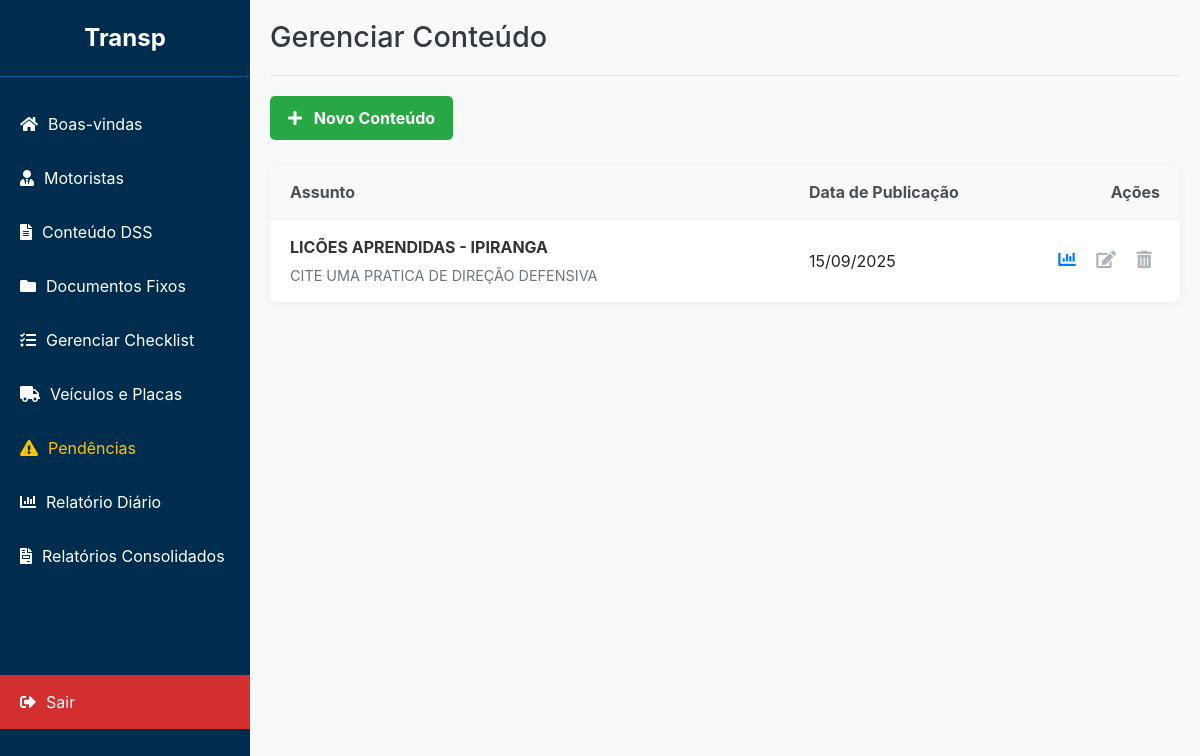
/admin/conteudo (signed in), run on an earlier commit of the app's database.
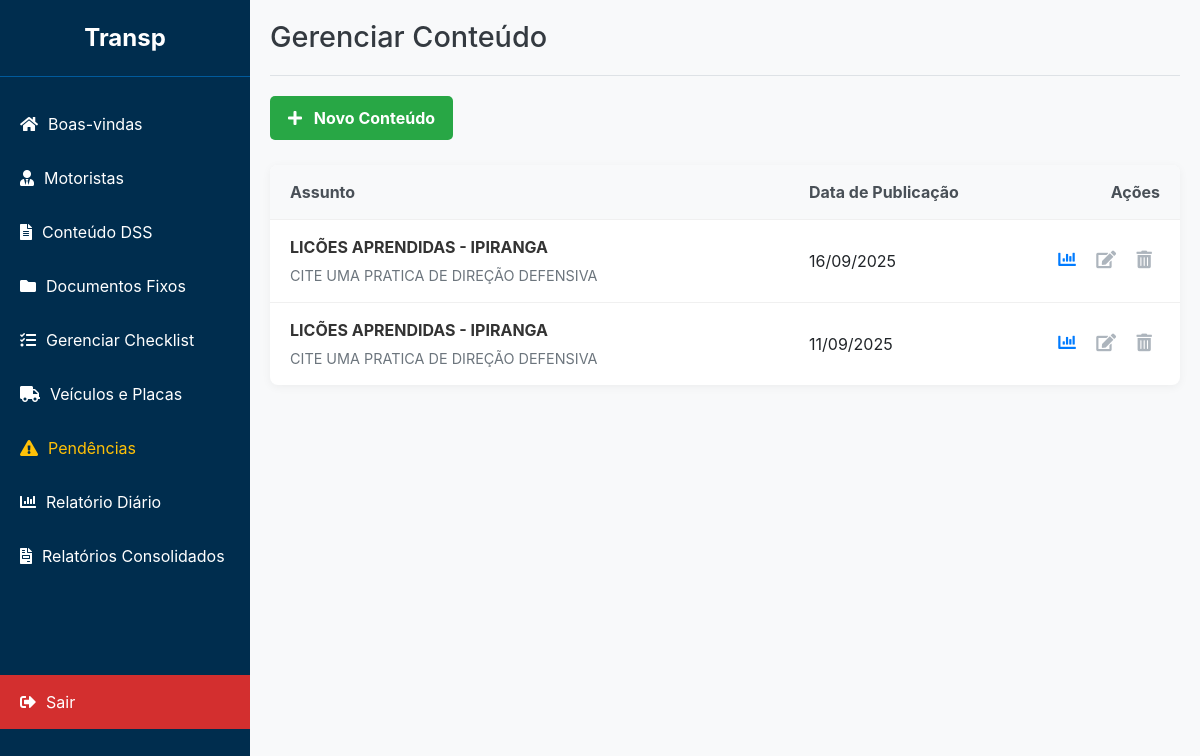
And on a later commit of the database.
### app/models.py (models this page shows)
class Conteudo(db.Model):
    id = db.Column(db.Integer, primary_key=True)
    data = db.Column(db.Date, nullable=False)
    assunto = db.Column(db.String(200), nullable=False)
    pergunta = db.Column(db.String(500), nullable=False)
    respostas = db.Column(db.Text)  # Armazena as opções de resposta, separadas por vírgula
    resposta_correta = db.Column(db.String(100), nullable=False)
    tipo_recurso = db.Column(db.String(10), nullable=False, default='link') # 'link' ou 'arquivo'
    recurso_link = db.Column(db.String(500)) # URL do vídeo, caminho do arquivo, etc.
    assinaturas = db.relationship('Assinatura', backref='conteudo', lazy=True)

### app/routes.py (the view)
@admin_bp.route('/conteudo')
def conteudo():
    if 'admin_user' not in session:
        return redirect(url_for('admin.login'))
    lista_conteudos = Conteudo.query.order_by(Conteudo.id.desc()).all()
    return render_template('conteudo.html', conteudos=lista_conteudos)

### app/templates/conteudo.html (shortened to what this page needs)
{% extends 'base_adm.html' %}
{% block head %}
    <link rel="stylesheet" href="{{ url_for('static', filename='css/conteudo.css') }}">
{% endblock %}
{% block header %}
    Gerenciar Conteúdo
{% endblock %}
{% block content %}
<div class="page-actions">
    <button class="btn-novo" onclick="toggleForm()"><i class="fas fa-plus"></i> Novo Conteúdo</button>
</div>
<div class="conteudo-list">
    {% if conteudos %}
        <div class="list-header">
            <div class="cell-assunto">Assunto</div>
            <div class="cell-data">Data de Publicação</div>
            <div class="cell-acoes">Ações</div>
        </div>
        {% for item in conteudos %}
        <div class="conteudo-item">
            <div class="cell-assunto">
                <span class="assunto-title">{{ item.assunto }}</span>
                <span class="pergunta-snippet">{{ item.pergunta | truncate(80) }}</span>
            </div>
            <div class="cell-data">{{ item.data.strftime('%d/%m/%Y') }}</div>
            <div class="cell-acoes">
                <a href="{{ url_for('admin.conteudo_detalhe', conteudo_id=item.id) }}" class="action-btn" title="Ver Relatório"><i class="fas fa-chart-bar"></i></a>
                <a href="#" class="action-btn disabled" title="Editar (em breve)"><i class="fas fa-edit"></i></a>
                <a href="#" class="action-btn disabled" title="Excluir (em breve)"><i class="fas fa-trash-alt"></i></a>
            </div>
        </div>
        {% endfor %}
    {% else %}
        <div class="empty-state">
            <i class="fas fa-folder-open"></i>
            <h4>Nenhum conteúdo cadastrado ainda.</h4>
            <p>Clique no botão "<i class="fas fa-plus"></i> Novo Conteúdo" acima para começar.</p>
        </div>
    {% endif %}
</div>
{% endblock %}

What changed in the data, as far as the page shows it:
added Conteudo: assunto "LICÕES APRENDIDAS - IPIRANGA", pergunta "CITE UMA PRATICA DE DIREÇÃO DEFENSIVA", data "16/09/2025"
changed Conteudo (number 2 of 2 on the later page): data "15/09/2025" → "11/09/2025"
